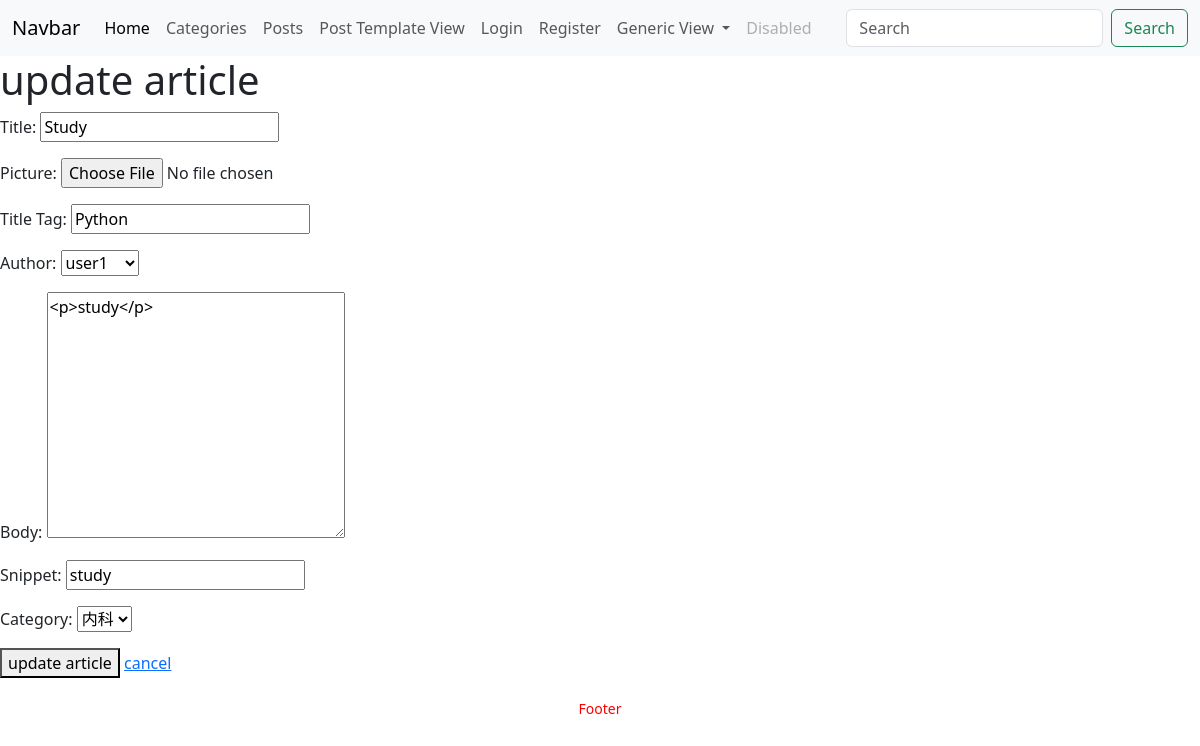
Page /post/update/1/ on the committed database.
### blog/models.py (models this page shows, shortened)
class Post(models.Model):
    title = models.CharField(max_length=200)
    header_image = models.ImageField(upload_to='images/', blank=True, null=True)
    title_tag = models.CharField(max_length=200)
    author = models.ForeignKey(User, on_delete=models.CASCADE)
    body = RichTextField()
    post_date = models.DateTimeField(auto_now_add=True)
    snippet = models.CharField(max_length=100)
    category = models.ForeignKey(Category, on_delete=models.CASCADE)
    likes = models.ManyToManyField(User, related_name='likes', blank=True)

class Category(models.Model):
    name = models.CharField(max_length=100)

### blog/views.py (the view, shortened to what this page needs)
# urls.py: path("post/update/<int:post_id>/", post_update, name="post_update"),
def post_update(request, post_id):
    post = Post.objects.get(id=post_id)
    users = User.objects.all()
    categories = Category.objects.all()
    context = {
        'post': post,
        'users': users,
        'categories': categories,
    }
    return render(request, 'blog/post_update.html', context)

### templates/blog/post_update.html (shortened to what this page needs)
{% extends 'blog/Base.html' %}
{% block content %}
<h1>update article</h1>
<form action="{% url 'post_update' post.id %}"
      method="post"
      enctype="multipart/form-data">
    <p>
        Title:
        <input type="text" name="title" value="{{ post.title }}">
    </p>
    <p>
        Picture:
        <input type="file" name="header_image">
    </p>
    <p>
        Title Tag:
        <input type="text" name="title_tag" value="{{ post.title_tag }}">
    </p>
    <p>
        Author:
        <select name="author">
            {% for user in users %}
                <option value="{{ user.id }}"
                        {% if user.id == post.author.id %}selected{% endif %}>
                    {{ user.username }}
                </option>
            {% endfor %}
        </select>
    </p>
    <p>
        Body:
        <textarea name="body" rows="10" cols="30">{{ post.body }}</textarea>
    </p>
    <p>
        Snippet:
        <input type="text" name="snippet" value="{{ post.snippet }}">
    </p>
    <p>
        Category:
        <select name="category">
            {% for category in categories %}
                <option value="{{ category.id }}"
                        {% if category.id == post.category.id %}selected{% endif %}>
                    {{ category.name }}
                </option>
            {% endfor %}
        </select>
    </p>
    <button type="submit">update article</button>
    <a href="{% url 'posts' %}">cancel</a>
</form>
{% endblock %}

### rows in the picture
Post: title "Study", title_tag "Python", author "user1", body "<p>study</p>", snippet "study", category "内科"
